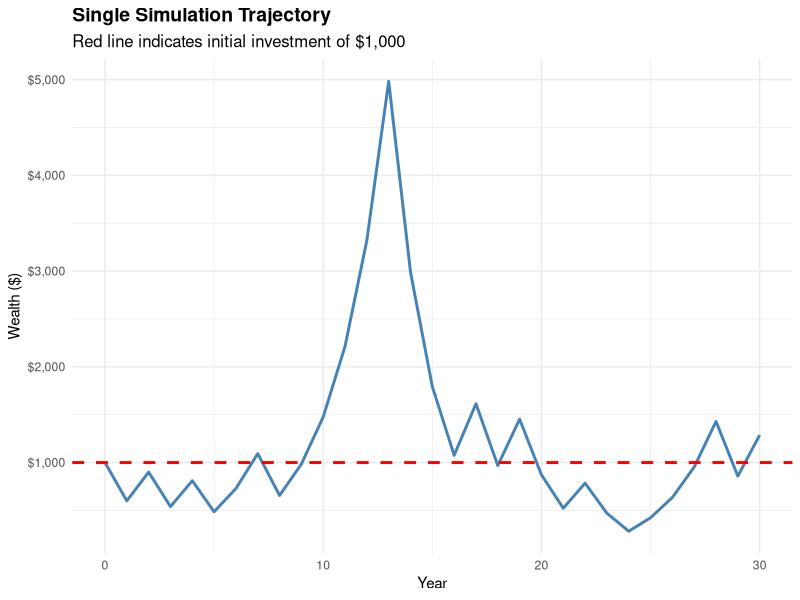
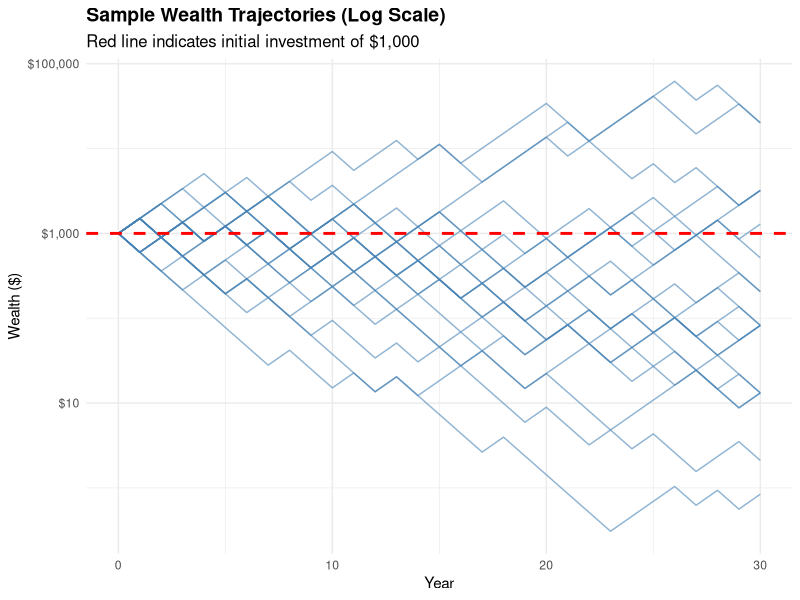
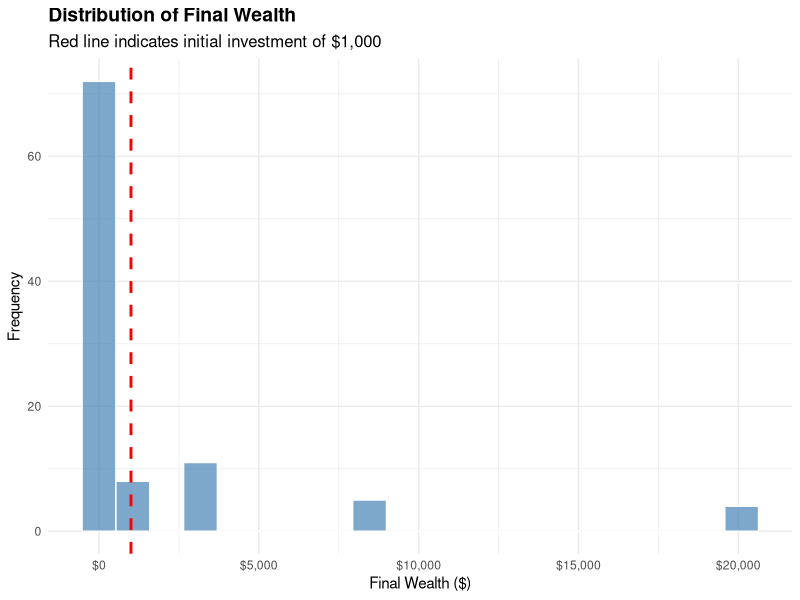
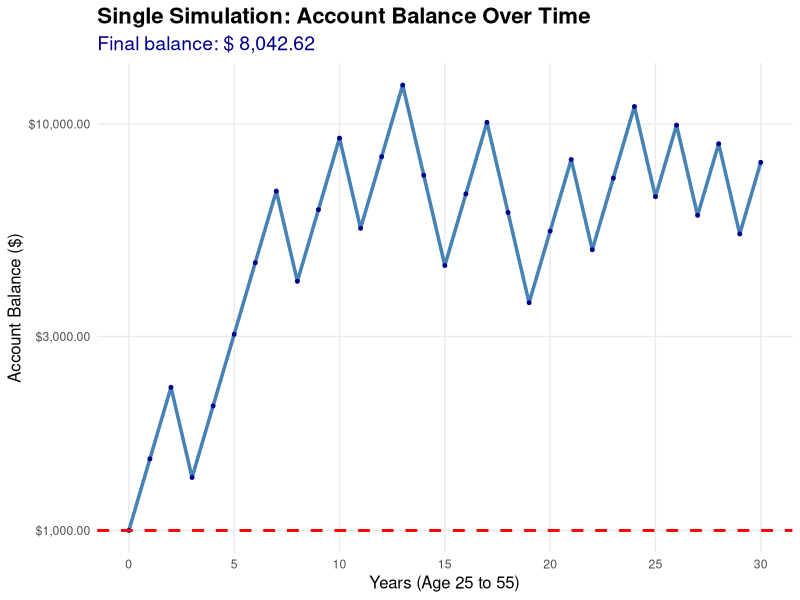
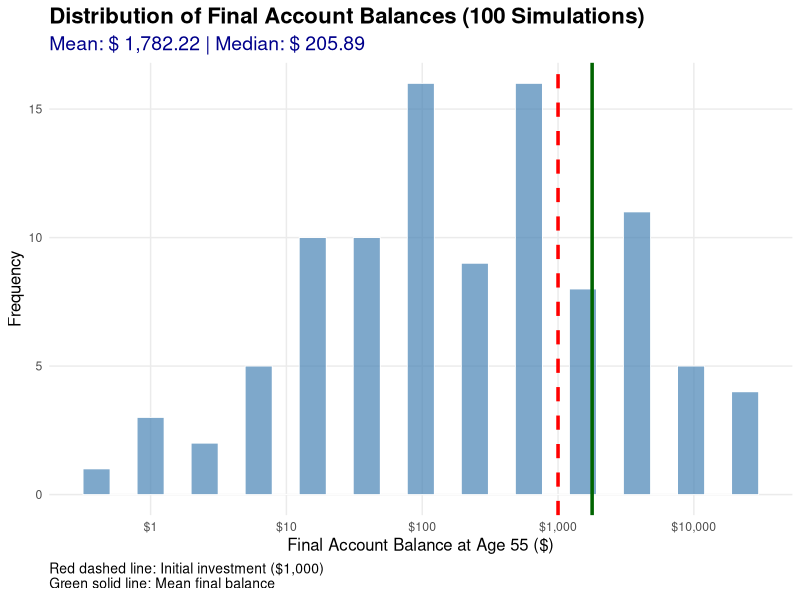
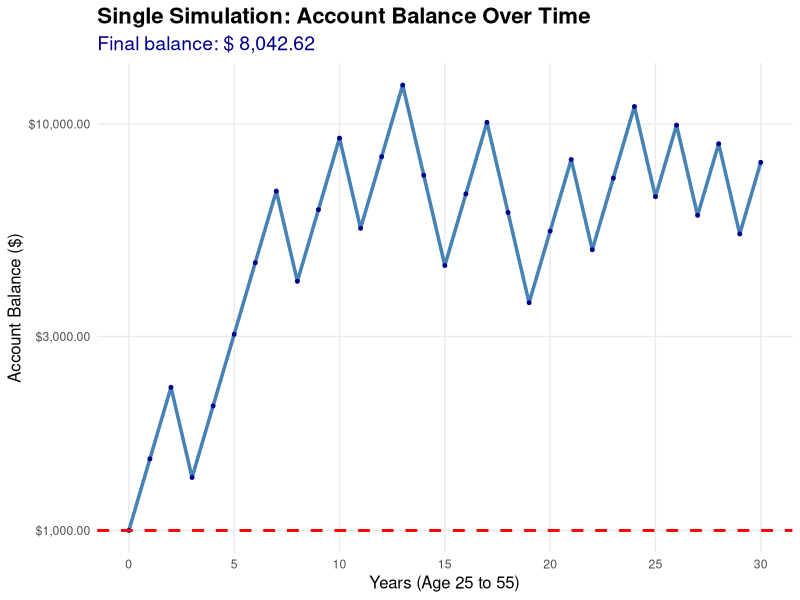
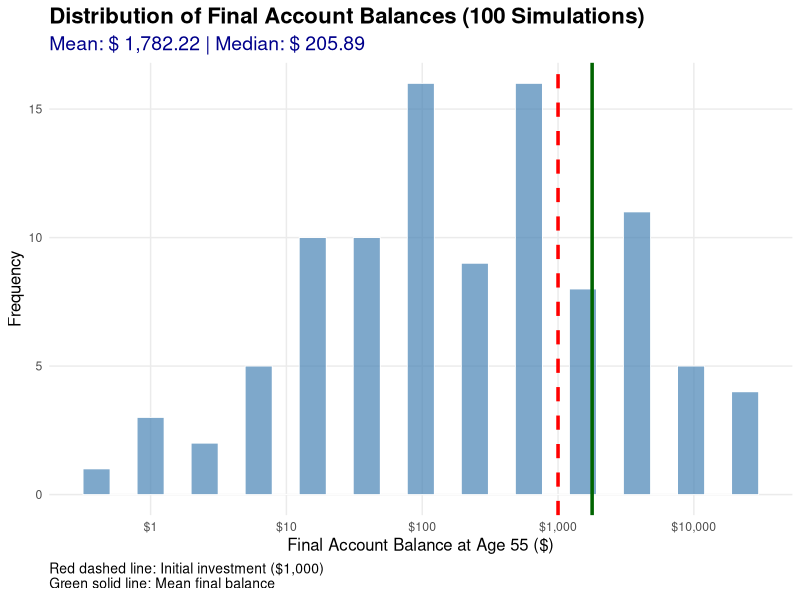

Generate these figures, in order, with R:
## ---- chunk 1
# Load required libraries (install if needed)
if (!require(ggplot2, quietly = TRUE)) {
  install.packages("ggplot2")
  library(ggplot2)
}

if (!require(dplyr, quietly = TRUE)) {
  install.packages("dplyr")
  library(dplyr)
}

if (!require(knitr, quietly = TRUE)) {
  install.packages("knitr")
  library(knitr)
}

if (!require(kableExtra, quietly = TRUE)) {
  install.packages("kableExtra")
  library(kableExtra)
}

if (!require(scales, quietly = TRUE)) {
  install.packages("scales")
  library(scales)
}

if (!require(gridExtra, quietly = TRUE)) {
  install.packages("gridExtra")
  library(gridExtra)
}

# Set seed for reproducibility
set.seed(123)

# Simulation parameters
initial_wealth <- 1000
num_simulations <- 100
max_years <- 30  # Assuming starting at age 25, playing until 55

# Function to simulate one game
simulate_game <- function(initial_wealth, years) {
  wealth <- numeric(years + 1)
  wealth[1] <- initial_wealth
  
  for (i in 1:years) {
    coin_flip <- rbinom(1, 1, 0.5)  # 1 for heads, 0 for tails
    if (coin_flip == 1) {
      wealth[i + 1] <- wealth[i] * 1.5  # 50% increase
    } else {
      wealth[i + 1] <- wealth[i] * 0.6  # 40% decrease
    }
  }
  
  return(wealth)
}
## ---- chunk 2
# Run 100 simulations
simulation_results <- list()
final_wealths <- numeric(num_simulations)

for (i in 1:num_simulations) {
  wealth_path <- simulate_game(initial_wealth, max_years)
  simulation_results[[i]] <- wealth_path
  final_wealths[i] <- wealth_path[length(wealth_path)]
}

# Create data frame for analysis
simulation_df <- data.frame(
  simulation = rep(1:num_simulations, each = max_years + 1),
  year = rep(0:max_years, num_simulations),
  wealth = unlist(simulation_results)
)
## ---- chunk 3
# Plot one simulation trajectory
single_sim <- simulate_game(initial_wealth, max_years)

ggplot(data.frame(year = 0:max_years, wealth = single_sim), aes(x = year, y = wealth)) +
  geom_line(color = "steelblue", size = 1) +
  geom_hline(yintercept = initial_wealth, color = "red", linetype = "dashed", size = 1) +
  scale_y_continuous(labels = dollar_format()) +
  labs(title = "Single Simulation Trajectory",
       subtitle = "Red line indicates initial investment of $1,000",
       x = "Year",
       y = "Wealth ($)") +
  theme_minimal() +
  theme(plot.title = element_text(size = 14, face = "bold"),
        plot.subtitle = element_text(size = 12))
## ---- chunk 4
# Plot sample of wealth trajectories
sample_sims <- sample(1:num_simulations, min(20, num_simulations))

trajectory_df <- simulation_df %>%
  filter(simulation %in% sample_sims)

ggplot(trajectory_df, aes(x = year, y = wealth, group = simulation)) +
  geom_line(alpha = 0.6, color = "steelblue") +
  geom_hline(yintercept = initial_wealth, color = "red", linetype = "dashed", size = 1) +
  scale_y_continuous(labels = dollar_format(), trans = "log10") +
  labs(title = "Sample Wealth Trajectories (Log Scale)",
       subtitle = "Red line indicates initial investment of $1,000",
       x = "Year",
       y = "Wealth ($)") +
  theme_minimal() +
  theme(plot.title = element_text(size = 14, face = "bold"),
        plot.subtitle = element_text(size = 12))
## ---- chunk 5
# Create histogram of final wealths
ggplot(data.frame(final_wealth = final_wealths), aes(x = final_wealth)) +
  geom_histogram(bins = 20, fill = "steelblue", alpha = 0.7, color = "white") +
  geom_vline(xintercept = initial_wealth, color = "red", linetype = "dashed", size = 1) +
  scale_x_continuous(labels = dollar_format()) +
  labs(title = "Distribution of Final Wealth",
       subtitle = "Red line indicates initial investment of $1,000",
       x = "Final Wealth ($)",
       y = "Frequency") +
  theme_minimal() +
  theme(plot.title = element_text(size = 14, face = "bold"),
        plot.subtitle = element_text(size = 12))
## ---- chunk 6
# Calculate expected value after 1 coin flip
# E[W1] = 0.5 * (1.5 * W0) + 0.5 * (0.6 * W0)
# E[W1] = 0.5 * 1.5 * 1000 + 0.5 * 0.6 * 1000
# E[W1] = 0.75 * 1000 + 0.3 * 1000 = 750 + 300 = 1050

expected_value_one_flip <- 0.5 * 1.5 * initial_wealth + 0.5 * 0.6 * initial_wealth
expected_value_one_flip

# Also calculate the expected return rate
expected_return_rate <- (expected_value_one_flip - initial_wealth) / initial_wealth
expected_return_rate
## ---- chunk 7
# Calculate expected value after 30 years (age 25 to 55)
# Each year has expected return of 5%, so after 30 years:
# E[W30] = 1000 * (1.05)^30

expected_value_30_years <- initial_wealth * (1.05)^30
expected_value_30_years

# Calculate the expected annual return
annual_expected_return <- 0.5 * 1.5 + 0.5 * 0.6 - 1
annual_expected_return
## ---- chunk 8
# Run a single simulation
set.seed(42)  # For reproducible example
single_simulation <- simulate_game(initial_wealth, max_years)

# Create detailed plot
single_plot <- ggplot(data.frame(year = 0:max_years, wealth = single_simulation), 
                      aes(x = year, y = wealth)) +
  geom_line(color = "steelblue", size = 1.2) +
  geom_point(color = "darkblue", size = 1) +
  geom_hline(yintercept = initial_wealth, color = "red", linetype = "dashed", size = 1) +
  scale_y_continuous(labels = dollar_format(), trans = "log10") +
  scale_x_continuous(breaks = seq(0, max_years, 5)) +
  labs(title = "Single Simulation: Account Balance Over Time",
       subtitle = paste("Final balance: $", format(round(single_simulation[length(single_simulation)], 2), big.mark = ",")),
       x = "Years (Age 25 to 55)",
       y = "Account Balance ($)") +
  theme_minimal() +
  theme(plot.title = element_text(size = 16, face = "bold"),
        plot.subtitle = element_text(size = 14, color = "darkblue"),
        axis.title = element_text(size = 12),
        panel.grid.minor = element_blank())

# Print the plot
print(single_plot)

# Also save as PNG for easy viewing
ggsave("single_simulation_plot.png", single_plot, width = 10, height = 6, dpi = 300)

# Show final result
final_balance <- single_simulation[length(single_simulation)]
cat("Final account balance: $", format(round(final_balance, 2), big.mark = ","), "\n")
cat("Total return: ", round((final_balance - initial_wealth) / initial_wealth * 100, 1), "%\n")
## ---- chunk 9
# Create detailed probability distribution plot
distribution_plot <- ggplot(data.frame(final_wealth = final_wealths), aes(x = final_wealth)) +
  geom_histogram(bins = 25, fill = "steelblue", alpha = 0.7, color = "white", size = 0.3) +
  geom_vline(xintercept = initial_wealth, color = "red", linetype = "dashed", size = 1.2) +
  geom_vline(xintercept = mean(final_wealths), color = "darkgreen", linetype = "solid", size = 1.2) +
  scale_x_continuous(labels = dollar_format(), trans = "log10") +
  labs(title = "Distribution of Final Account Balances (100 Simulations)",
       subtitle = paste("Mean: $", format(round(mean(final_wealths), 2), big.mark = ","), 
                        "| Median: $", format(round(median(final_wealths), 2), big.mark = ",")),
       x = "Final Account Balance at Age 55 ($)",
       y = "Frequency",
       caption = "Red dashed line: Initial investment ($1,000)\nGreen solid line: Mean final balance") +
  theme_minimal() +
  theme(plot.title = element_text(size = 16, face = "bold"),
        plot.subtitle = element_text(size = 14, color = "darkblue"),
        axis.title = element_text(size = 12),
        plot.caption = element_text(size = 10, hjust = 0),
        panel.grid.minor = element_blank())

# Print the plot
print(distribution_plot)

# Also save as PNG for easy viewing
ggsave("distribution_plot.png", distribution_plot, width = 10, height = 6, dpi = 300)

# Summary statistics
cat("Summary Statistics (100 Simulations):\n")
cat("Mean final balance: $", format(round(mean(final_wealths), 2), big.mark = ","), "\n")
cat("Median final balance: $", format(round(median(final_wealths), 2), big.mark = ","), "\n")
cat("Standard deviation: $", format(round(sd(final_wealths), 2), big.mark = ","), "\n")
cat("Minimum final balance: $", format(round(min(final_wealths), 2), big.mark = ","), "\n")
cat("Maximum final balance: $", format(round(max(final_wealths), 2), big.mark = ","), "\n")
## ---- chunk 10
# Calculate probability of ending with more than $1,000
prob_above_1000 <- mean(final_wealths > initial_wealth)
prob_below_1000 <- mean(final_wealths < initial_wealth)
prob_equal_1000 <- mean(final_wealths == initial_wealth)

# Calculate additional probability metrics
prob_above_5000 <- mean(final_wealths > 5000)
prob_above_10000 <- mean(final_wealths > 10000)
prob_below_100 <- mean(final_wealths < 100)

# Create probability summary
probability_summary <- data.frame(
  Condition = c("Greater than $1,000", "Less than $1,000", "Equal to $1,000", 
                "Greater than $5,000", "Greater than $10,000", "Less than $100"),
  Probability = c(prob_above_1000, prob_below_1000, prob_equal_1000,
                  prob_above_5000, prob_above_10000, prob_below_100),
  Percentage = c(prob_above_1000, prob_below_1000, prob_equal_1000,
                 prob_above_5000, prob_above_10000, prob_below_100) * 100
)

# Format the probabilities
probability_summary$Probability <- paste0(round(probability_summary$Probability, 3))
probability_summary$Percentage <- paste0(round(probability_summary$Percentage, 1), "%")

kable(probability_summary,
      caption = "Probability Analysis of Final Account Balances",
      col.names = c("Condition", "Probability", "Percentage")) %>%
  kable_styling(bootstrap_options = c("striped", "hover", "condensed", "responsive"),
                full_width = FALSE,
                position = "center")

cat("\nKey Result: The probability of ending with more than $1,000 is ", 
    round(prob_above_1000 * 100, 1), "%\n")
